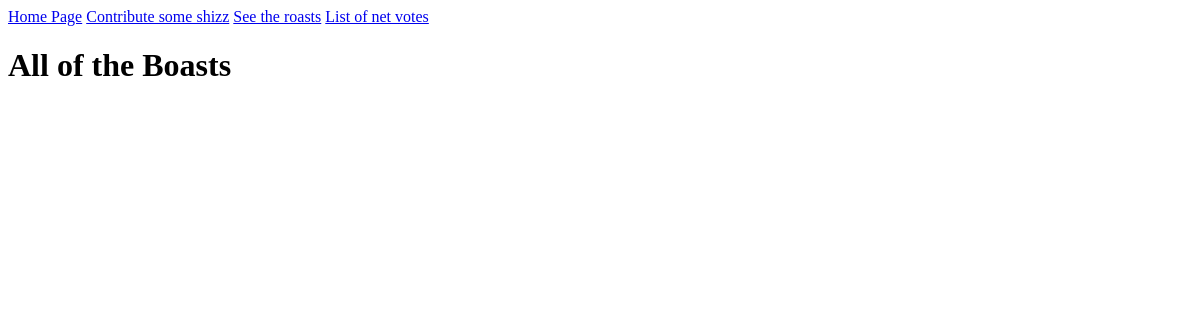
Before: /allboasts/ with the older database file.
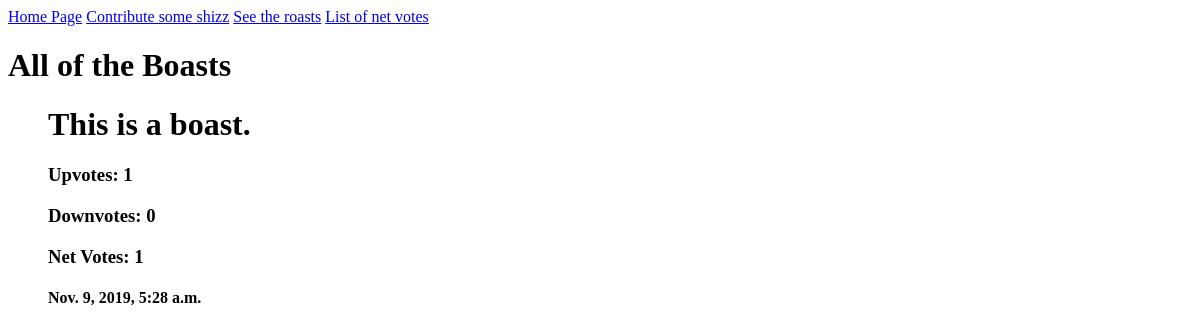
After: the same page with the newer database file.
### ghosts/models.py (models this page shows)
class BoastsAndRoasts(models.Model):
    is_boast = models.BooleanField(choices=BOOL_CHOICES)
    content = models.CharField(max_length=280)
    upvote = models.IntegerField(default=0)
    downvote = models.IntegerField(default=0)
    total_votes = models.IntegerField(default=0)
    post_date = models.DateTimeField(default=timezone.now)

### ghosts/views.py (the view)
# urls.py: path('allboasts/', views.Boasts, name='allboasts'),
def Boasts(request):
    html = 'all_boasts.html'
    all_boasts = BoastsAndRoasts.objects.all().filter(
        is_boast=True).order_by('-post_date')
    return render(request, html, {'all_boasts': all_boasts})

### ghosts/templates/all_boasts.html
<a href='/'>Home Page</a>
<a href='/boastandroastform/'>Contribute some shizz</a>
<a href='/allroasts/'>See the roasts</a>
<a href='/netvotes/'>List of net votes</a>
<h1>All of the Boasts</h1>
{% for data in all_boasts %}
    <ul>
        <h1>{{ data.content }}</h1>
        <h3>Upvotes: {{ data.upvote }}</h3>
        <h3>Downvotes: {{ data.downvote }}</h3>
        <h3>Net Votes: {{ data.total_votes }}</h3>
        <h4>{{ data.post_date }}</h4>
    </ul>
{% endfor %}

Changed rows visible on the page:
added BoastsAndRoasts: content "This is a boast.", upvote "1", downvote "0", total_votes "1", post_date "Nov. 9, 2019, 5:28 a.m."
